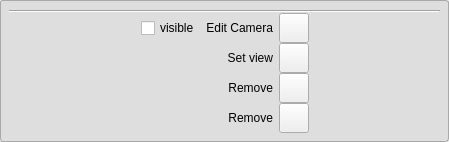
<?xml version="1.0" encoding="UTF-8"?>
<ui version="4.0">
 <class>FGEObjectModelingCameraForm</class>
 <widget class="QWidget" name="FGEObjectModelingCameraForm">
  <property name="geometry">
   <rect>
    <x>0</x>
    <y>0</y>
    <width>449</width>
    <height>142</height>
   </rect>
  </property>
  <property name="windowTitle">
   <string>Form</string>
  </property>
  <layout class="QGridLayout" name="gridLayout_2">
   <property name="leftMargin">
    <number>0</number>
   </property>
   <property name="topMargin">
    <number>0</number>
   </property>
   <property name="rightMargin">
    <number>0</number>
   </property>
   <property name="bottomMargin">
    <number>0</number>
   </property>
   <property name="spacing">
    <number>0</number>
   </property>
   <item row="0" column="0">
    <widget class="QWidget" name="widget_2" native="true">
     <property name="minimumSize">
      <size>
       <width>0</width>
       <height>0</height>
      </size>
     </property>
     <property name="maximumSize">
      <size>
       <width>16777215</width>
       <height>16777215</height>
      </size>
     </property>
     <property name="styleSheet">
      <string notr="true">QWidget#widget {
    border: 1px solid darkgray;
	background-color: rgb(222, 222, 222);
	border-radius: 3px;
}
QPushButton#pushButton {
            background-color: transparent;
            border: 0px solid #555555;
            border-radius: 5px;
}
QPushButton#pushButton:hover {
            background-color: rgba(0, 0, 0, 30);
}
QPushButton#pushButton:pressed {
            background-color: rgba(0, 0, 0, 60);
}
QPushButton#pushButton:checked {
            background-color: rgba(0, 0, 0, 80);
}</string>
     </property>
     <layout class="QGridLayout" name="gridLayout_8">
      <property name="leftMargin">
       <number>0</number>
      </property>
      <property name="topMargin">
       <number>0</number>
      </property>
      <property name="rightMargin">
       <number>0</number>
      </property>
      <property name="bottomMargin">
       <number>0</number>
      </property>
      <property name="spacing">
       <number>0</number>
      </property>
      <item row="0" column="0">
       <widget class="FGEListWidgetStyleBItem" name="widget" native="true">
        <property name="minimumSize">
         <size>
          <width>0</width>
          <height>0</height>
         </size>
        </property>
        <property name="maximumSize">
         <size>
          <width>16777215</width>
          <height>16777215</height>
         </size>
        </property>
        <layout class="QGridLayout" name="gridLayout_9">
         <property name="spacing">
          <number>0</number>
         </property>
         <item row="0" column="0" colspan="3">
          <widget class="Line" name="line_4">
           <property name="minimumSize">
            <size>
             <width>0</width>
             <height>4</height>
            </size>
           </property>
           <property name="maximumSize">
            <size>
             <width>16777215</width>
             <height>4</height>
            </size>
           </property>
           <property name="styleSheet">
            <string notr="true"/>
           </property>
           <property name="orientation">
            <enum>Qt::Horizontal</enum>
           </property>
          </widget>
         </item>
         <item row="1" column="0" rowspan="4">
          <widget class="QWidget" name="widget_10" native="true"/>
         </item>
         <item row="1" column="1">
          <widget class="QWidget" name="widget_ortho_trbl" native="true">
           <property name="minimumSize">
            <size>
             <width>0</width>
             <height>30</height>
            </size>
           </property>
           <property name="maximumSize">
            <size>
             <width>16777215</width>
             <height>30</height>
            </size>
           </property>
           <layout class="QGridLayout" name="gridLayout">
            <property name="leftMargin">
             <number>0</number>
            </property>
            <property name="topMargin">
             <number>0</number>
            </property>
            <property name="rightMargin">
             <number>0</number>
            </property>
            <property name="bottomMargin">
             <number>0</number>
            </property>
            <property name="horizontalSpacing">
             <number>6</number>
            </property>
            <property name="verticalSpacing">
             <number>0</number>
            </property>
            <item row="0" column="1">
             <widget class="QLabel" name="label">
              <property name="text">
               <string>Edit Camera</string>
              </property>
              <property name="alignment">
               <set>Qt::AlignRight|Qt::AlignTrailing|Qt::AlignVCenter</set>
              </property>
             </widget>
            </item>
            <item row="0" column="2">
             <widget class="QPushButton" name="pushButton_edit_camera">
              <property name="minimumSize">
               <size>
                <width>30</width>
                <height>30</height>
               </size>
              </property>
              <property name="maximumSize">
               <size>
                <width>30</width>
                <height>30</height>
               </size>
              </property>
              <property name="text">
               <string/>
              </property>
             </widget>
            </item>
            <item row="0" column="0">
             <widget class="QCheckBox" name="checkBox_visible_camera">
              <property name="text">
               <string>visible</string>
              </property>
             </widget>
            </item>
           </layout>
          </widget>
         </item>
         <item row="1" column="2" rowspan="4">
          <widget class="QWidget" name="widget_11" native="true"/>
         </item>
         <item row="2" column="1">
          <widget class="QWidget" name="widget_ortho_trbl_2" native="true">
           <property name="minimumSize">
            <size>
             <width>0</width>
             <height>30</height>
            </size>
           </property>
           <property name="maximumSize">
            <size>
             <width>16777215</width>
             <height>30</height>
            </size>
           </property>
           <layout class="QGridLayout" name="gridLayout_10">
            <property name="leftMargin">
             <number>0</number>
            </property>
            <property name="topMargin">
             <number>0</number>
            </property>
            <property name="rightMargin">
             <number>0</number>
            </property>
            <property name="bottomMargin">
             <number>0</number>
            </property>
            <property name="horizontalSpacing">
             <number>6</number>
            </property>
            <property name="verticalSpacing">
             <number>0</number>
            </property>
            <item row="0" column="0">
             <widget class="QLabel" name="label_11">
              <property name="text">
               <string>Set view</string>
              </property>
              <property name="alignment">
               <set>Qt::AlignRight|Qt::AlignTrailing|Qt::AlignVCenter</set>
              </property>
             </widget>
            </item>
            <item row="0" column="1">
             <widget class="QPushButton" name="pushButton_setview_camera">
              <property name="minimumSize">
               <size>
                <width>30</width>
                <height>30</height>
               </size>
              </property>
              <property name="maximumSize">
               <size>
                <width>30</width>
                <height>30</height>
               </size>
              </property>
              <property name="text">
               <string/>
              </property>
             </widget>
            </item>
           </layout>
          </widget>
         </item>
         <item row="3" column="1">
          <widget class="QWidget" name="widget_ortho_trbl_3" native="true">
           <property name="minimumSize">
            <size>
             <width>0</width>
             <height>30</height>
            </size>
           </property>
           <property name="maximumSize">
            <size>
             <width>16777215</width>
             <height>30</height>
            </size>
           </property>
           <layout class="QGridLayout" name="gridLayout_11">
            <property name="leftMargin">
             <number>0</number>
            </property>
            <property name="topMargin">
             <number>0</number>
            </property>
            <property name="rightMargin">
             <number>0</number>
            </property>
            <property name="bottomMargin">
             <number>0</number>
            </property>
            <property name="horizontalSpacing">
             <number>6</number>
            </property>
            <property name="verticalSpacing">
             <number>0</number>
            </property>
            <item row="0" column="0">
             <widget class="QLabel" name="label_12">
              <property name="text">
               <string>Remove</string>
              </property>
              <property name="alignment">
               <set>Qt::AlignRight|Qt::AlignTrailing|Qt::AlignVCenter</set>
              </property>
             </widget>
            </item>
            <item row="0" column="1">
             <widget class="QPushButton" name="pushButton_remove_camera">
              <property name="minimumSize">
               <size>
                <width>30</width>
                <height>30</height>
               </size>
              </property>
              <property name="maximumSize">
               <size>
                <width>30</width>
                <height>30</height>
               </size>
              </property>
              <property name="text">
               <string/>
              </property>
             </widget>
            </item>
           </layout>
          </widget>
         </item>
         <item row="4" column="1">
          <widget class="QWidget" name="widget_ortho_trbl_4" native="true">
           <property name="minimumSize">
            <size>
             <width>0</width>
             <height>30</height>
            </size>
           </property>
           <property name="maximumSize">
            <size>
             <width>16777215</width>
             <height>30</height>
            </size>
           </property>
           <layout class="QGridLayout" name="gridLayout_12">
            <property name="leftMargin">
             <number>0</number>
            </property>
            <property name="topMargin">
             <number>0</number>
            </property>
            <property name="rightMargin">
             <number>0</number>
            </property>
            <property name="bottomMargin">
             <number>0</number>
            </property>
            <property name="horizontalSpacing">
             <number>6</number>
            </property>
            <property name="verticalSpacing">
             <number>0</number>
            </property>
            <item row="0" column="0">
             <widget class="QLabel" name="label_13">
              <property name="text">
               <string>Remove</string>
              </property>
              <property name="alignment">
               <set>Qt::AlignRight|Qt::AlignTrailing|Qt::AlignVCenter</set>
              </property>
             </widget>
            </item>
            <item row="0" column="2">
             <widget class="QPushButton" name="pushButton_remove_camera_5">
              <property name="minimumSize">
               <size>
                <width>30</width>
                <height>30</height>
               </size>
              </property>
              <property name="maximumSize">
               <size>
                <width>30</width>
                <height>30</height>
               </size>
              </property>
              <property name="text">
               <string/>
              </property>
             </widget>
            </item>
           </layout>
          </widget>
         </item>
         <item row="5" column="0" colspan="3">
          <spacer name="verticalSpacer_6">
           <property name="orientation">
            <enum>Qt::Vertical</enum>
           </property>
           <property name="sizeHint" stdset="0">
            <size>
             <width>428</width>
             <height>0</height>
            </size>
           </property>
          </spacer>
         </item>
        </layout>
       </widget>
      </item>
     </layout>
    </widget>
   </item>
   <item row="1" column="0">
    <spacer name="verticalSpacer_5">
     <property name="orientation">
      <enum>Qt::Vertical</enum>
     </property>
     <property name="sizeHint" stdset="0">
      <size>
       <width>20</width>
       <height>0</height>
      </size>
     </property>
    </spacer>
   </item>
  </layout>
 </widget>
 <customwidgets>
  <customwidget>
   <class>FGEListWidgetStyleBItem</class>
   <extends>QWidget</extends>
   <header>GUI/ListWidget/FGEListWidgetStyleBItem.h</header>
   <container>1</container>
  </customwidget>
 </customwidgets>
 <resources/>
 <connections/>
</ui>
